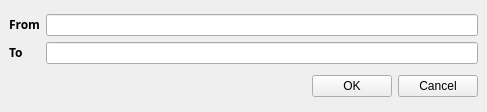
<ui version="4.0" >
 <author></author>
 <comment></comment>
 <exportmacro></exportmacro>
 <class>Form</class>
 <widget class="QWidget" name="Form" >
  <property name="geometry" >
   <rect>
    <x>0</x>
    <y>0</y>
    <width>487</width>
    <height>112</height>
   </rect>
  </property>
  <property name="windowTitle" >
   <string>Form</string>
  </property>
  <layout class="QGridLayout" >
   <property name="margin" >
    <number>9</number>
   </property>
   <property name="spacing" >
    <number>6</number>
   </property>
   <item row="1" column="0" >
    <spacer>
     <property name="orientation" >
      <enum>Qt::Horizontal</enum>
     </property>
     <property name="sizeHint" >
      <size>
       <width>371</width>
       <height>20</height>
      </size>
     </property>
    </spacer>
   </item>
   <item row="0" column="0" colspan="3" >
    <layout class="QHBoxLayout" >
     <property name="margin" >
      <number>0</number>
     </property>
     <property name="spacing" >
      <number>6</number>
     </property>
     <item>
      <layout class="QVBoxLayout" >
       <property name="margin" >
        <number>0</number>
       </property>
       <property name="spacing" >
        <number>6</number>
       </property>
       <item>
        <widget class="QLabel" name="label" >
         <property name="text" >
          <string>&lt;html>&lt;head>&lt;meta name="qrichtext" content="1" />&lt;/head>&lt;body style=" white-space: pre-wrap; font-family:Sans Serif; font-size:9pt; font-weight:400; font-style:normal; text-decoration:none;">&lt;p style=" margin-top:0px; margin-bottom:0px; margin-left:0px; margin-right:0px; -qt-block-indent:0; text-indent:0px;">&lt;span style=" font-weight:600;">From&lt;/span>&lt;/p>&lt;/body>&lt;/html></string>
         </property>
        </widget>
       </item>
       <item>
        <widget class="QLabel" name="label_2" >
         <property name="text" >
          <string>&lt;html>&lt;head>&lt;meta name="qrichtext" content="1" />&lt;/head>&lt;body style=" white-space: pre-wrap; font-family:Sans Serif; font-size:9pt; font-weight:400; font-style:normal; text-decoration:none;">&lt;p style=" margin-top:0px; margin-bottom:0px; margin-left:0px; margin-right:0px; -qt-block-indent:0; text-indent:0px;">&lt;span style=" font-weight:600;">To&lt;/span>&lt;/p>&lt;/body>&lt;/html></string>
         </property>
        </widget>
       </item>
      </layout>
     </item>
     <item>
      <layout class="QVBoxLayout" >
       <property name="margin" >
        <number>0</number>
       </property>
       <property name="spacing" >
        <number>6</number>
       </property>
       <item>
        <widget class="QLineEdit" name="lineEdit_2" />
       </item>
       <item>
        <widget class="QLineEdit" name="lineEdit" />
       </item>
      </layout>
     </item>
    </layout>
   </item>
   <item row="1" column="1" >
    <widget class="QPushButton" name="pushButton_2" >
     <property name="text" >
      <string>OK</string>
     </property>
    </widget>
   </item>
   <item row="1" column="2" >
    <widget class="QPushButton" name="pushButton" >
     <property name="text" >
      <string>Cancel</string>
     </property>
    </widget>
   </item>
  </layout>
 </widget>
 <pixmapfunction></pixmapfunction>
 <resources/>
 <connections/>
</ui>
